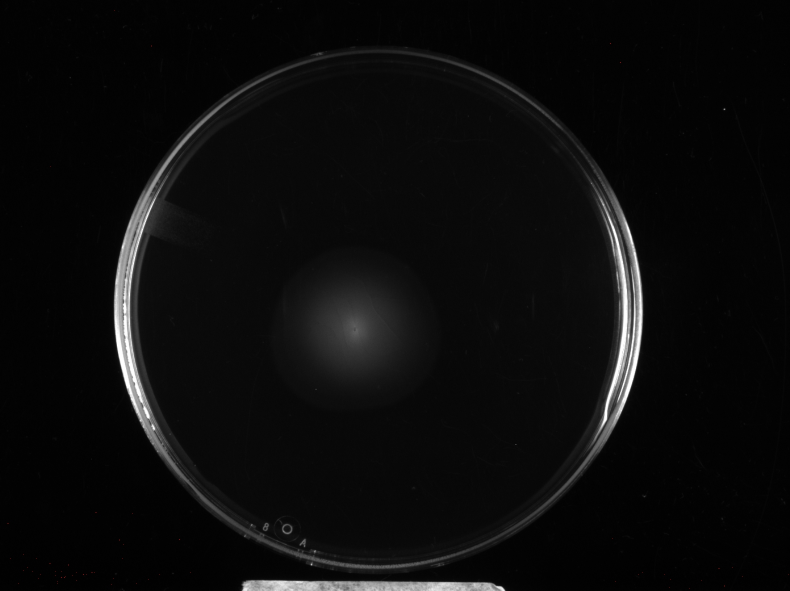
#> input picture images/7.30.25 WT-tolC in DIP/Swimming_7-30-25_WT_0.1uMDIP_#1.jpg, 1580 x 1181 px (shown at 1/2 size); its folder holds only this picture in this run
$ python analysis_worker.py 'images/7.30.25 WT-tolC in DIP/Swimming_7-30-25_WT_0.1uMDIP_#1.jpg' --output-dir out
#> lines starting #> are read from the running program, lines starting #| are printed output that depends on the picture; after the words box and inside, x2 and y2 are one past the last pixel; in counts of white or black regions, pixels touching at a corner belong together
### analyze_plates.py
# analyze_plates.py
import cv2
import numpy as np
import pandas as pd
import os

# =================================================================================
# --- CONFIGURATION & SENSITIVITY SETTINGS ---
# =================================================================================

# --- CORE MEASUREMENT ---
# Set the known physical diameter of your petri dishes in centimeters.
KNOWN_PLATE_DIAMETER_CM = 10.0


# --- PRIMARY CONTROLS (Tune in this order) ---

# CONTROL 1: GROWTH DETECTION THRESHOLD
# What it does: This is your primary control. After contrast enhancement, any pixel BRIGHTER than this value is considered growth.
# How to tune: If the program is measuring too much, INCREASE this value (e.g., from 35 to 40 or 45).
#              If the program is measuring too little, DECREASE this value (e.g., to 30 or 25).
GROWTH_DETECTION_THRESHOLD = 43

# CONTROL 2: MEDIAN BLUR DENOISING
# What it does: Removes fine scratches and "salt-and-pepper" noise BEFORE contrast enhancement. This is critical for clean results.
# How to tune: This must be a small, ODD number (e.g., 3, 5, 7). If your plates are very scratched, use 7 or 9.
MEDIAN_BLUR_SIZE = 7

# CONTROL 3: MAX CENTER DEVIATION PERCENT
# What it does: Defines an internal search zone to ignore edge noise. The program will only measure growth whose center falls inside this zone.
# How to tune: A good starting value is 0.3 (30% of the plate's radius).
MAX_CENTER_DEVIATION_PERCENT = 0.3

# CONTROL 4: MORPHOLOGICAL CLOSING
# What it does: Bridges gaps between separate rings of growth.
# How to tune: If rings aren't connecting, INCREASE this value (e.g., from 46 to 55).
MORPH_CLOSE_KERNEL_SIZE = 46


# --- ADVANCED CONTROLS ---

# ADVANCED CONTROL: CONTRAST (CLAHE)
# How to tune: Default is usually good. For very faint growth, increase clipLimit to 3.0 or 4.0.
CLAHE_CLIP_LIMIT = 2.0
CLAHE_TILE_GRID_SIZE = (8, 8)

# ADVANCED CONTROL: PLATE DETECTION (HOUGH CIRCLES)
# How to tune: Only change if the green circle is wrong. Adjust minRadius/maxRadius for your image resolution.
HOUGH_PARAMS = {
    'dp': 1.2, 'minDist': 150, 'param1': 50, 'param2': 40, 'minRadius': 350, 'maxRadius': 500
}


# --- FOLDER PATHS ---
INPUT_DIR = 'images'
OUTPUT_DIR = 'output'
SUPPORTED_IMAGE_EXTENSIONS = ('.png', '.jpg', '.jpeg', '.tif', '.tiff', '.bmp')
AUTO_SENSITIVITY_LEVELS = {
    'Conservative': 5.00,
    'Normal': 1.75,
    'Sensitive': -1.25,
}

# =================================================================================
# --- Main Program (No changes needed below this line) ---
# =================================================================================

def annotation_text_style(image, plate_radius=None):
    height, width = image.shape[:2]
    reference = plate_radius * 2 if plate_radius else min(height, width)
    font_scale = max(0.45, min(2.4, reference / 900.0))
    thickness = max(1, int(round(font_scale * 2)))
    line_gap = max(18, int(round(reference * 0.04)))
    return cv2.FONT_HERSHEY_SIMPLEX, font_scale, thickness, line_gap


def draw_measurement_labels(image, center, max_text, min_text, plate_radius=None):
    font, font_scale, thickness, line_gap = annotation_text_style(image, plate_radius)
    max_size = cv2.getTextSize(max_text, font, font_scale, thickness)[0]
    min_size = cv2.getTextSize(min_text, font, font_scale, thickness)[0]
    text_width = max(max_size[0], min_size[0])
    x = int(center[0] - text_width / 2)
    y1 = int(center[1] - line_gap / 2)
    y2 = int(center[1] + line_gap)
    margin = max(8, int(round((plate_radius or min(image.shape[:2])) * 0.02)))
    x = max(margin, min(image.shape[1] - text_width - margin, x))
    cv2.putText(image, max_text, (x, y1), font, font_scale, (255, 255, 255), thickness)
    cv2.putText(image, min_text, (x, y2), font, font_scale, (255, 255, 255), thickness)

def auto_analyze_agar_plate(
    image_path,
    output_dir,
    plate_diameter_cm=KNOWN_PLATE_DIAMETER_CM,
    sensitivity='Normal',
    hough_params=None,
    output_filename=None,
    save_output=True,
    return_image=False,
):
#> called with output_dir = 'out', plate_diameter_cm = 10, sensitivity = 'Normal', save_output = True, return_image = False
    filename = os.path.basename(image_path)
    hough_params = hough_params or HOUGH_PARAMS

    image = cv2.imread(image_path, cv2.IMREAD_GRAYSCALE)
    if image is None:
        print(f"  - ERROR: Could not load image {filename}.")
        return None

    blurred_for_circles = cv2.GaussianBlur(image, (11, 11), 0)
    circles = cv2.HoughCircles(blurred_for_circles, cv2.HOUGH_GRADIENT, **hough_params)
#> circles = [[756.6, 630.6, 499.3], [916.2, 605.4, 367.6], [647.4, 516.6, 377.4]]
    if circles is None:
        print(f"  - FAILED: No petri dish circle detected in {filename}.")
        return None

    plate_x, plate_y, plate_r = np.round(circles[0, 0]).astype("int")
#> plate_x = 757; plate_y = 631; plate_r = 499
    pixel_to_cm_ratio = (plate_r * 2) / plate_diameter_cm
#> pixel_to_cm_ratio = 99.8
    print(f"  - Plate detected. Ratio: {pixel_to_cm_ratio:.2f} px/cm")

    k = AUTO_SENSITIVITY_LEVELS.get(str(sensitivity), AUTO_SENSITIVITY_LEVELS['Normal'])
    if isinstance(sensitivity, (int, float)):
        slider_value = min(100.0, max(0.0, float(sensitivity)))
        conservative = AUTO_SENSITIVITY_LEVELS['Conservative']
        normal = AUTO_SENSITIVITY_LEVELS['Normal']
        sensitive = AUTO_SENSITIVITY_LEVELS['Sensitive']
        if slider_value <= 50:
            k = conservative + (normal - conservative) * (slider_value / 50.0)
        else:
            k = normal + (sensitive - normal) * ((slider_value - 50.0) / 50.0)

    full_plate_mask = np.zeros_like(image, dtype=np.uint8)
    cv2.circle(full_plate_mask, (plate_x, plate_y), plate_r, 255, -1)
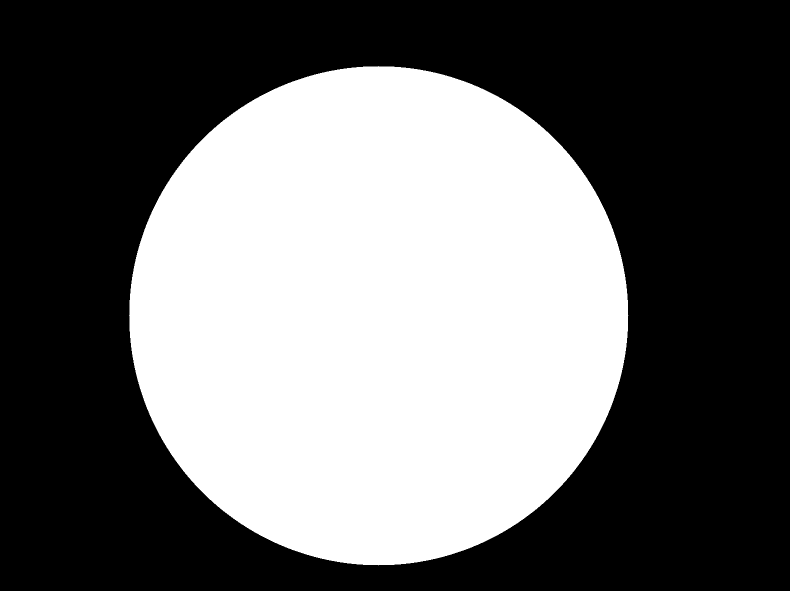
#> full_plate_mask: shape (1181, 1580) (shown at 1/2 size); 41.9% white; 1 white region, box (x1, y1, x2, y2) and area: (258, 132, 1257, 1131) 782197
    inner_plate_mask = np.zeros_like(image, dtype=np.uint8)
    cv2.circle(inner_plate_mask, (plate_x, plate_y), int(plate_r * 0.90), 255, -1)

    image_float = image.astype(np.float32)
    background_sigma = max(25, plate_r / 5)
#> background_sigma = 99.8
    background = cv2.GaussianBlur(image_float, (0, 0), background_sigma)
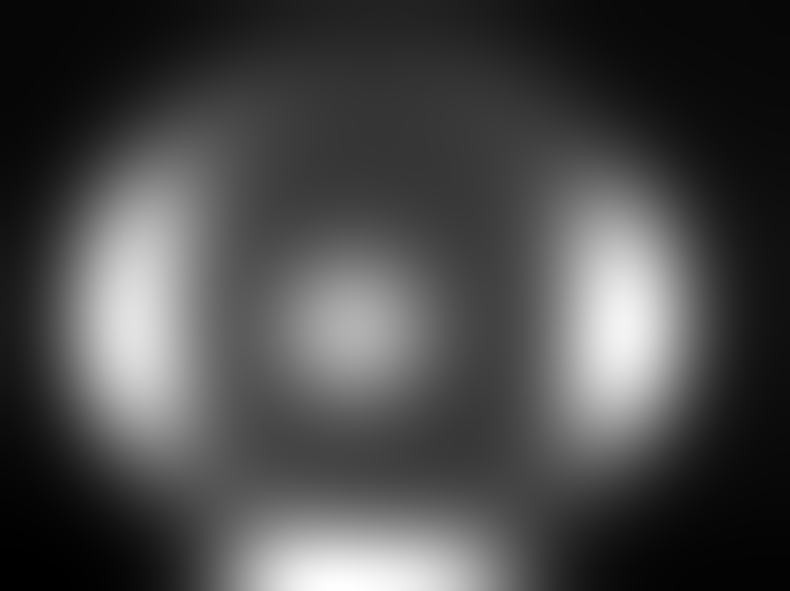
#> background: shape (1181, 1580) float32 (shown at 1/2 size); min 1.57, max 37.52, mean 11.9; drawn with min black and max white
    normalized = image_float - background
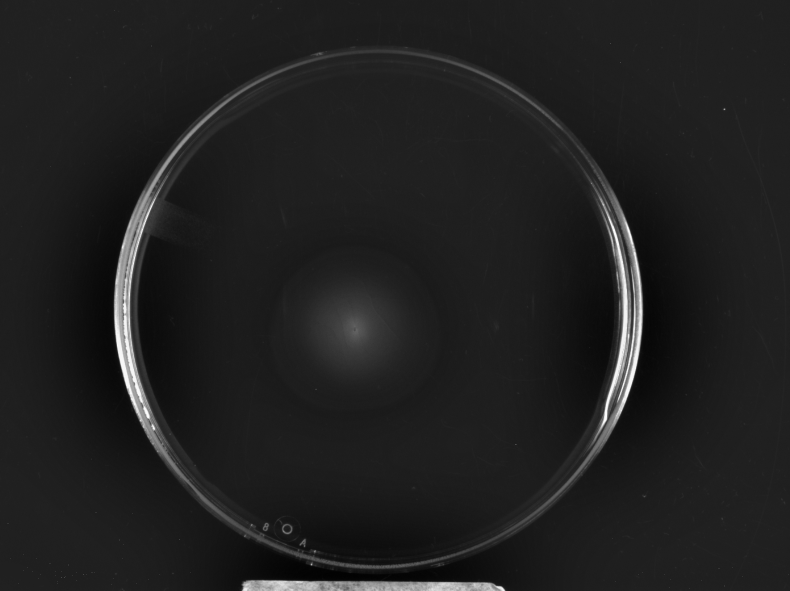
#> normalized: shape (1181, 1580) float32 (shown at 1/2 size); min -33.96, max 231.6, mean 0; drawn with min black and max white

    background_sample_mask = np.zeros_like(image, dtype=np.uint8)
    cv2.circle(background_sample_mask, (plate_x, plate_y), int(plate_r * 0.85), 255, -1)
    cv2.circle(background_sample_mask, (plate_x, plate_y), int(plate_r * 0.45), 0, -1)
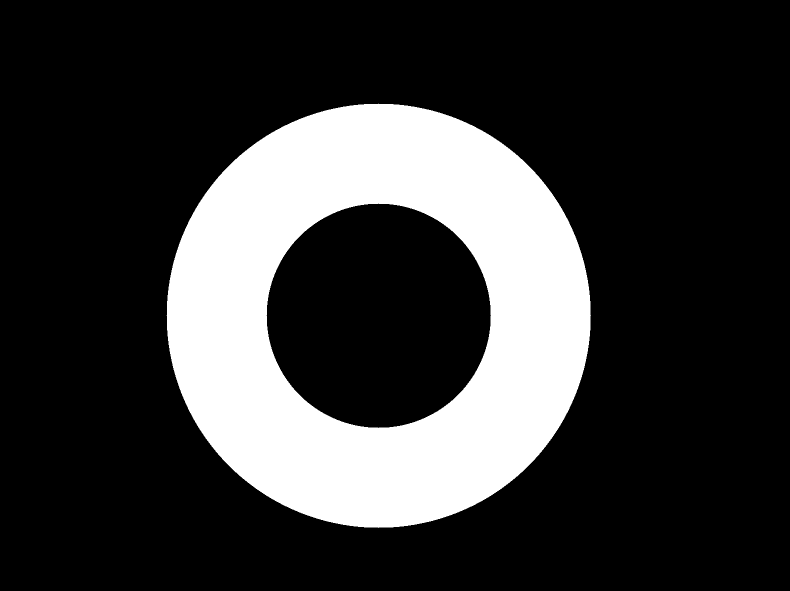
#> background_sample_mask: shape (1181, 1580) (shown at 1/2 size); 21.8% white; 1 white region, box (x1, y1, x2, y2) and area: (333, 207, 1182, 1056) 407148
    background_values = normalized[background_sample_mask > 0]
    if background_values.size < 1000:
        background_values = normalized[inner_plate_mask > 0]

    background_median = float(np.median(background_values))
#> background_median = -3.52
    mad = float(np.median(np.abs(background_values - background_median)))
#> mad = 2.09
    robust_std = max(1.0, 1.4826 * mad)
#> robust_std = 3.1
    threshold = background_median + (k * robust_std)
#> threshold = 1.9
    print(f"  - Auto threshold: background + {k:.2f} std ({threshold:.2f})")

    growth_mask = np.zeros_like(image, dtype=np.uint8)
    growth_mask[(normalized > threshold) & (inner_plate_mask > 0)] = 255

    open_size = max(3, int(plate_r * 0.008))
#> open_size = 3
    close_size = max(9, int(plate_r * 0.045))
#> close_size = 22
    open_kernel = cv2.getStructuringElement(cv2.MORPH_ELLIPSE, (open_size, open_size))
#> open_kernel = [[0, 1, 0], [1, 1, 1], [0, 1, 0]]
    close_kernel = cv2.getStructuringElement(cv2.MORPH_ELLIPSE, (close_size, close_size))
    growth_mask = cv2.morphologyEx(growth_mask, cv2.MORPH_OPEN, open_kernel)
    growth_mask = cv2.morphologyEx(growth_mask, cv2.MORPH_CLOSE, close_kernel)
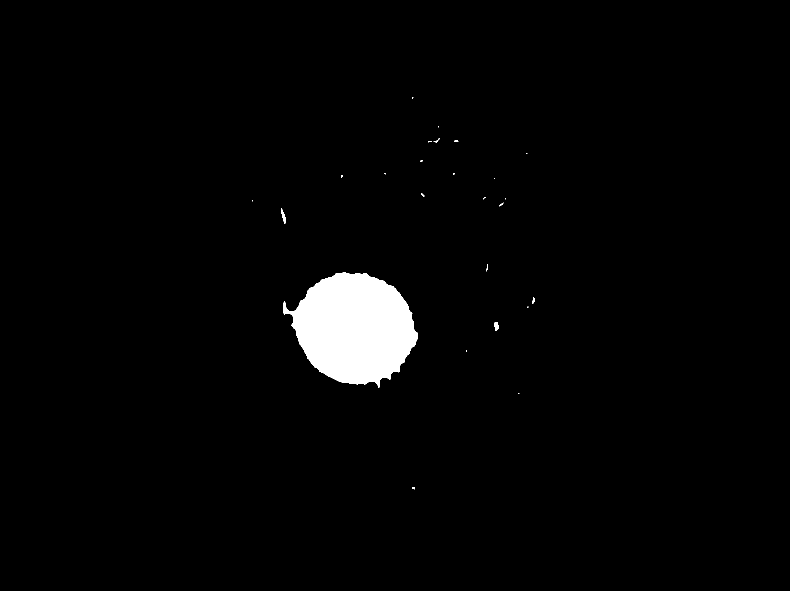
#> growth_mask: shape (1181, 1580) (shown at 1/2 size); 2.3% white; 25 white regions (15 under 20 px)

    contours, _ = cv2.findContours(growth_mask, cv2.RETR_EXTERNAL, cv2.CHAIN_APPROX_SIMPLE)
#> contours = 25 contours, 21 with area under 20; largest, box (x1, y1, x2, y2) and area: (567, 545, 836, 776) 41744, (562, 417, 572, 448) 96, (989, 644, 998, 662) 96, (1064, 594, 1069, 607) 26
    if not contours:
        print("  - FAILED: No contours detected after auto processing.")
        return None

    valid_contours = []
    max_deviation_pixels = plate_r * 0.38
#> max_deviation_pixels = 189.6
    min_area = np.pi * (plate_r * 0.025) ** 2
#> min_area = 488.9
    for contour in contours:
        if len(contour) < 5:
            continue
        if cv2.contourArea(contour) < min_area:
            continue
        moments = cv2.moments(contour)
        if moments["m00"] == 0:
            continue
        cx = int(moments["m10"] / moments["m00"])
        cy = int(moments["m01"] / moments["m00"])
        distance = np.sqrt((cx - plate_x) ** 2 + (cy - plate_y) ** 2)
        if distance <= max_deviation_pixels:
            valid_contours.append(contour)
#> this loop made 25 passes
#> contour on passes 2, 3, 5, 11: [[1036, 786], [1036, 787], [1037, 787], [1038, 786]], [[932, 701], [932, 703], [933, 702], [933, 701]], [[1055, 613], [1055, 615], [1056, 614], [1056, 613]], [[504, 401], [504, 402], [505, 401]]
#> after the loop, valid_contours = 1 contour; box (x1, y1, x2, y2) and area: (567, 545, 836, 776) 41744

    if not valid_contours:
        print("  - FAILED: No central growth found after auto processing.")
        return None

    main_contour = max(valid_contours, key=cv2.contourArea)
#> main_contour = contour of 387 points, box (x1, y1, x2, y2) (567, 545, 836, 776), area 41744
    ellipse = cv2.fitEllipse(main_contour)
#> ellipse = ((707.8, 655.7), (216.2, 252.4), 110.7)
    (center_ellipse, axes, angle) = ellipse
#> center_ellipse = (707.8, 655.7); axes = (216.2, 252.4); angle = 110.7
    min_axis_pixels, max_axis_pixels = axes
#> min_axis_pixels = 216.2; max_axis_pixels = 252.4

    output_image = cv2.cvtColor(image, cv2.COLOR_GRAY2BGR)
    cv2.circle(output_image, (plate_x, plate_y), plate_r, (0, 255, 0), 4)
    cv2.drawContours(output_image, [main_contour], -1, (0, 255, 255), 2)
    cv2.ellipse(output_image, ellipse, (0, 0, 255), 3)

    r_max = max_axis_pixels / 2
#> r_max = 126.2
    r_min = min_axis_pixels / 2
#> r_min = 108.1
    angle_rad = np.deg2rad(angle)
#> angle_rad = 1.93
    max_p1 = (
        int(center_ellipse[0] - r_max * np.sin(angle_rad)),
        int(center_ellipse[1] + r_max * np.cos(angle_rad))
    )
#> max_p1 = (589, 611)
    max_p2 = (
        int(center_ellipse[0] + r_max * np.sin(angle_rad)),
        int(center_ellipse[1] - r_max * np.cos(angle_rad))
    )
#> max_p2 = (825, 700)
    min_p1 = (
        int(center_ellipse[0] - r_min * np.cos(angle_rad)),
        int(center_ellipse[1] - r_min * np.sin(angle_rad))
    )
#> min_p1 = (745, 554)
    min_p2 = (
        int(center_ellipse[0] + r_min * np.cos(angle_rad)),
        int(center_ellipse[1] + r_min * np.sin(angle_rad))
    )
#> min_p2 = (669, 756)
    cv2.line(output_image, max_p1, max_p2, (255, 0, 0), 2)
    cv2.line(output_image, min_p1, min_p2, (0, 0, 255), 2)
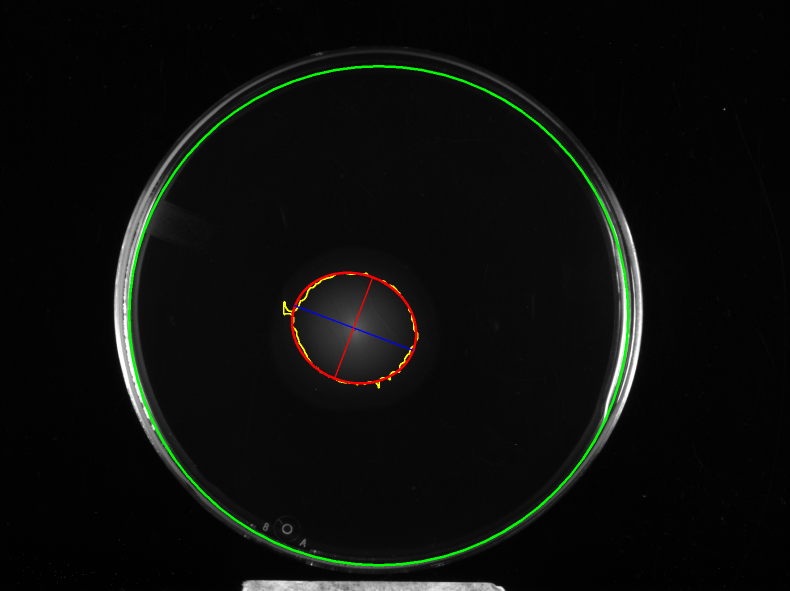
#> output_image: shape (1181, 1580, 3) (shown at 1/2 size); mean B, G, R 11.4, 13.6, 12.1

    max_diam_cm = max_axis_pixels / pixel_to_cm_ratio
#> max_diam_cm = 2.53
    min_diam_cm = min_axis_pixels / pixel_to_cm_ratio
#> min_diam_cm = 2.17
    area_cm2 = np.pi * (max_diam_cm / 2) * (min_diam_cm / 2)
#> area_cm2 = 4.3
    print(f"  - SUCCESS: Max Diameter: {max_diam_cm:.2f} cm, Min Diameter: {min_diam_cm:.2f} cm")

    text_center = (int(center_ellipse[0]), int(center_ellipse[1]))
#> text_center = (707, 655)
    draw_measurement_labels(
        output_image,
        text_center,
        f"Max: {max_diam_cm:.2f} cm",
        f"Min: {min_diam_cm:.2f} cm",
        plate_radius=plate_r,
    )
#> in annotation_text_style, `reference = plate_radius * 2 if plate_radius else min(height, width)`: reference = 998
#> in annotation_text_style, `font_scale = max(0.45, min(2.4, reference / 900.0))`: font_scale = 1.11
#> in annotation_text_style, `thickness = max(1, int(round(font_scale * 2)))`: thickness = 2
#> in annotation_text_style, `line_gap = max(18, int(round(reference * 0.04)))`: line_gap = 40
#> in draw_measurement_labels, `font, font_scale, thickness, line_gap = annotation_text_style(image, p..`: font = 0; font_scale = 1.11; thickness = 2; line_gap = 40
#> in draw_measurement_labels, `max_size = cv2.getTextSize(max_text, font, font_scale, thickness)[0]`: max_size = (246, 24)
#> in draw_measurement_labels, `min_size = cv2.getTextSize(min_text, font, font_scale, thickness)[0]`: min_size = (236, 24)
#> in draw_measurement_labels, `text_width = max(max_size[0], min_size[0])`: text_width = 246
#> in draw_measurement_labels, `x = int(center[0] - text_width / 2)`: x = 584
#> in draw_measurement_labels, `y1 = int(center[1] - line_gap / 2)`: y1 = 635
#> in draw_measurement_labels, `y2 = int(center[1] + line_gap)`: y2 = 695
#> in draw_measurement_labels, `margin = max(8, int(round((plate_radius or min(image.shape[:2])) * 0.0..`: margin = 10

    y_start, y_end = max(0, plate_y - plate_r), min(output_image.shape[0], plate_y + plate_r)
#> y_start = 132; y_end = 1130
    x_start, x_end = max(0, plate_x - plate_r), min(output_image.shape[1], plate_x + plate_r)
#> x_start = 258; x_end = 1256
    cropped_output = output_image[y_start:y_end, x_start:x_end]
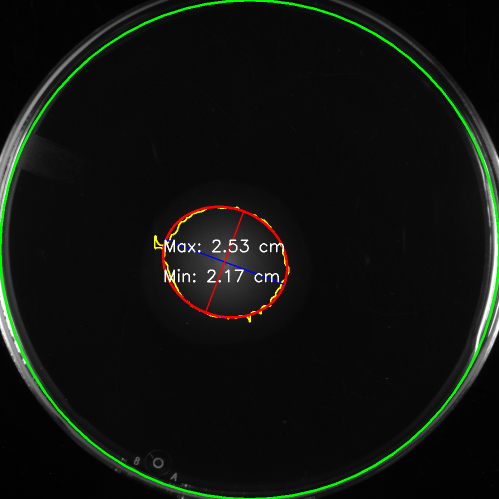
#> cropped_output: shape (998, 998, 3) (shown at 1/2 size); mean B, G, R 15, 19.1, 16.3
    ellipse_points = cv2.ellipse2Poly(
        (int(center_ellipse[0]), int(center_ellipse[1])),
        (max(1, int(max_axis_pixels / 2)), max(1, int(min_axis_pixels / 2))),
        int(angle),
        0,
        360,
        5,
    )
#> ellipse_points = 73 pairs, first value 597 to 817, second value 531 to 779
    ellipse_x, ellipse_y, ellipse_w, ellipse_h = cv2.boundingRect(ellipse_points)
#> ellipse_x = 597; ellipse_y = 531; ellipse_w = 221; ellipse_h = 249
    ellipse_bbox = [
        float(ellipse_x - x_start),
        float(ellipse_y - y_start),
        float(ellipse_x + ellipse_w - x_start),
        float(ellipse_y + ellipse_h - y_start),
    ]
#> ellipse_bbox = [339, 399, 560, 648]

    output_path = ""
    if save_output:
        output_path = os.path.join(output_dir, output_filename or f"analyzed_{filename}")
        cv2.imwrite(output_path, cropped_output)

    result = {
        'Filename': filename,
        'Method': 'Auto',
        'Sensitivity': str(sensitivity),
        'Max_Diameter_cm': float(round(max_diam_cm, 2)),
        'Min_Diameter_cm': float(round(min_diam_cm, 2)),
        'Area_cm2': float(round(area_cm2, 2)),
        'Pixel_to_CM_Ratio': float(round(pixel_to_cm_ratio, 2)),
        'Ellipse_BBox_px': ellipse_bbox,
        'Crop_Box_px': [int(x_start), int(y_start), int(x_end), int(y_end)],
        'Output_Path': output_path,
    }
    if return_image:
        result['Annotated_Image'] = cropped_output
    return result

# [179 lines left out: functions analyze_agar_plate, find_image_paths, not called in this run]

# [17 lines that do not run on import are left out]

### analysis_worker.py
import argparse
import contextlib
import json
import os
import sys

import analyze_plates as analyzer


def parse_args():
    parser = argparse.ArgumentParser(description="Run one agar plate analysis and return JSON.")
    parser.add_argument("image_path")
    parser.add_argument("--method", choices=("auto", "manual"), default="auto")
    parser.add_argument("--output-dir", required=True)
    parser.add_argument("--output-filename", default=None)
    parser.add_argument("--plate-diameter-cm", type=float, default=analyzer.KNOWN_PLATE_DIAMETER_CM)
    parser.add_argument("--sensitivity", default="Normal")
    parser.add_argument("--growth-threshold", type=int, default=analyzer.GROWTH_DETECTION_THRESHOLD)
    parser.add_argument("--median-blur-size", type=int, default=analyzer.MEDIAN_BLUR_SIZE)
    parser.add_argument("--max-center-deviation-percent", type=float, default=analyzer.MAX_CENTER_DEVIATION_PERCENT)
    parser.add_argument("--morph-close-kernel-size", type=int, default=analyzer.MORPH_CLOSE_KERNEL_SIZE)
    parser.add_argument("--clahe-clip-limit", type=float, default=analyzer.CLAHE_CLIP_LIMIT)
    return parser.parse_args()


def main():
    args = parse_args()
    os.makedirs(args.output_dir, exist_ok=True)

    with contextlib.redirect_stdout(sys.stderr):
        if args.method == "manual":
            result = analyzer.analyze_agar_plate(
                args.image_path,
                args.output_dir,
                plate_diameter_cm=args.plate_diameter_cm,
                growth_threshold=args.growth_threshold,
                median_blur_size=args.median_blur_size,
                max_center_deviation_percent=args.max_center_deviation_percent,
                morph_close_kernel_size=args.morph_close_kernel_size,
                clahe_clip_limit=args.clahe_clip_limit,
                output_filename=args.output_filename,
            )
        else:
            result = analyzer.auto_analyze_agar_plate(
                args.image_path,
                args.output_dir,
                plate_diameter_cm=args.plate_diameter_cm,
                sensitivity=parse_sensitivity(args.sensitivity),
                output_filename=args.output_filename,
            )
#> result = 10 items

    payload = {
        "ok": bool(result),
        "result": result,
        "error": "" if result else "Analysis failed. Check plate detection or threshold settings.",
    }
    print(json.dumps(payload))
#> (printed output is left out)


def parse_sensitivity(value):
    try:
        return float(value)
    except (TypeError, ValueError):
        return value


if __name__ == "__main__":
    main()
